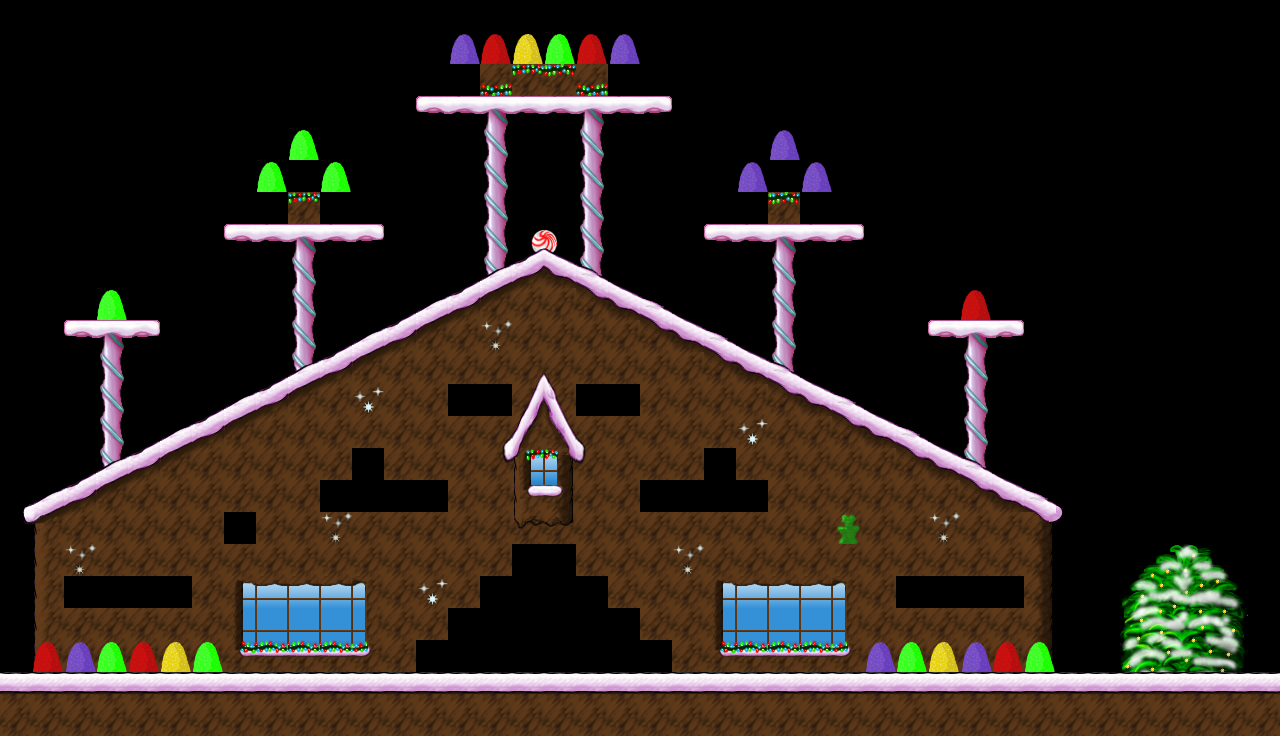

This is a level from a 2D game, rendered from its Tiled map with the project's own tilesets. A one-line summary and the complete map file follow:
An orthogonal 40x23 tile map with 32x32 px tiles, 1 tile layer (Tile Layer 1).

<map version="1.2" tiledversion="1.2.0" orientation="orthogonal" renderorder="right-down" width="40" height="23" tilewidth="32" tileheight="32" infinite="0" nextlayerid="3" nextobjectid="1">
 <tileset firstgid="1" source="tilemap.tsx" />
 <layer id="1" name="Tile Layer 1" width="40" height="23">
  <data encoding="csv">
0,0,0,0,0,0,0,0,0,0,0,0,0,0,0,0,0,0,0,0,0,0,0,0,0,0,0,0,0,0,0,0,0,0,0,0,0,0,0,0,
0,0,0,0,0,0,0,0,0,0,0,0,0,0,2368,2366,2365,2367,2366,2368,0,0,0,0,0,0,0,0,0,0,0,0,0,0,0,0,0,0,0,0,
0,0,0,0,0,0,0,0,0,0,0,0,0,0,2618,2361,2363,2364,2361,2622,0,0,0,0,0,0,0,0,0,0,0,0,0,0,0,0,0,0,0,0,
0,0,0,0,0,0,0,0,0,0,0,0,0,3336,3337,3335,3337,3337,3335,3337,3338,0,0,0,0,0,0,0,0,0,0,0,0,0,0,0,0,0,0,0,
0,0,0,0,0,0,0,0,0,2367,0,0,0,0,0,236,0,0,236,0,0,0,0,0,2368,0,0,0,0,0,0,0,0,0,0,0,0,0,0,0,
0,0,0,0,0,0,0,0,2367,2615,2367,0,0,0,0,236,0,0,236,0,0,0,0,2368,2616,2368,0,0,0,0,0,0,0,0,0,0,0,0,0,0,
0,0,0,0,0,0,0,0,2619,2363,2623,0,0,0,0,236,0,0,236,0,0,0,0,2620,2364,2624,0,0,0,0,0,0,0,0,0,0,0,0,0,0,
0,0,0,0,0,0,0,3336,3337,3335,3337,3338,0,0,0,236,2229,2230,236,0,0,0,3336,3337,3335,3337,3338,0,0,0,0,0,0,0,0,0,0,0,0,0,
0,0,0,0,0,0,0,0,0,236,0,0,0,0,1653,1777,1717,1718,1778,1654,0,0,0,0,236,0,0,0,0,0,0,0,0,0,0,0,0,0,0,0,
0,0,0,2367,0,0,0,0,0,236,0,0,1653,1716,1717,1781,1651,1459,1782,1718,1719,1654,0,0,236,0,0,0,0,0,2366,0,0,0,0,0,0,0,0,0,
0,0,3336,3335,3338,0,0,0,0,236,1653,1716,1717,1781,1651,1976,1459,1459,1459,1459,1782,1718,1719,1654,236,0,0,0,0,3336,3335,3338,0,0,0,0,0,0,0,0,
0,0,0,236,0,0,0,0,1653,1777,1717,1781,1651,1459,1459,1459,1845,1846,1459,1459,1459,1459,1782,1718,1778,1654,0,0,0,0,236,0,0,0,0,0,0,0,0,0,
0,0,0,236,0,0,1653,1716,1717,1781,1651,1848,1459,1459,3096,3098,1909,1910,3096,3098,1459,1459,1459,1459,1782,1718,1719,1654,0,0,236,0,0,0,0,0,0,0,0,0,
0,0,0,236,1653,1716,1717,1781,1651,1459,1459,1459,1459,1459,1459,1972,1973,1974,1975,1459,1459,1459,1459,1848,1459,1459,1782,1718,1719,1654,236,0,0,0,0,0,0,0,0,0,
0,0,1653,1777,1717,1781,1651,1459,1459,1459,1459,3348,1459,1459,1459,2036,2169,2170,2039,1459,1459,1459,3348,1459,1459,1459,1459,1459,1782,1718,1778,1654,0,0,0,0,0,0,0,0,
1715,1716,1717,1781,1651,1459,1459,1459,1459,1459,3096,3097,3097,3098,1459,1459,2101,2102,1459,1459,3096,3097,3097,3098,1459,1459,1459,1459,1459,1459,1782,1718,1719,1720,0,0,0,0,0,0,
1779,1780,1651,1459,1459,1459,1459,264,1459,1459,1976,1459,1459,1459,1459,1459,2165,2166,1459,1459,1459,1459,1459,1459,1459,1459,2234,1459,1459,1976,1459,1459,1783,1784,0,0,0,0,0,0,
0,1587,1976,1459,1459,1459,1459,1459,1459,1459,1459,1459,1459,1459,1459,1459,3144,3143,1459,1459,1459,1976,1459,1459,1459,1459,1459,1459,1459,1459,1459,1459,1523,0,0,1785,1786,1787,1788,0,
0,1587,3096,3097,3097,3098,1459,1460,1461,1461,1461,1462,1459,1848,1459,3150,3151,3150,3151,1459,1459,1459,1460,1461,1461,1461,1462,1459,3096,3097,3097,3098,1523,0,0,1849,1850,1851,1852,0,
0,1587,1459,1459,1459,1459,1459,1524,1525,1525,1525,1526,1459,1459,3150,3151,3218,3219,3150,3151,1459,1459,1524,1525,1525,1525,1526,1459,1459,1459,1459,1459,1523,0,0,1913,1914,1915,1916,0,
0,2227,2304,2303,2302,2301,2303,2104,2105,2105,2105,2106,1459,3150,3151,3152,3153,3154,3155,3150,3151,1459,2104,2105,2105,2105,2106,2304,2303,2301,2304,2302,2228,0,0,1977,1978,1979,1980,0,
3212,3212,3212,3212,3212,3212,3212,3212,3212,3212,3212,3212,3212,3212,3212,3212,3212,3212,3212,3212,3212,3212,3212,3212,3212,3212,3212,3212,3212,3212,3212,3212,3212,3212,3212,3212,3212,3212,3212,3212,
3276,3276,3276,3276,3276,3276,3276,3276,3276,3276,3276,3276,3276,3276,3276,3276,3276,3276,3276,3276,3276,3276,3276,3276,3276,3276,3276,3276,3276,3276,3276,3276,3276,3276,3276,3276,3276,3276,3276,3276
</data>
 </layer>
</map>
